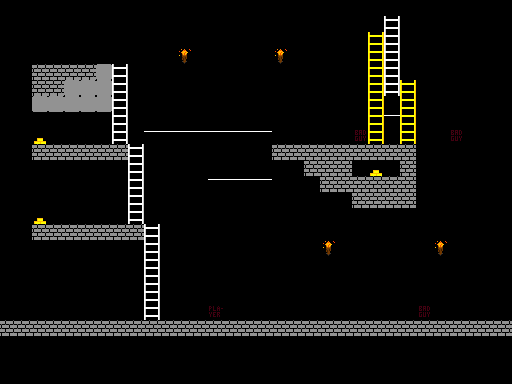

Below is a game level as drawn by its tile map, then a one-line description and the .tmx that defines it (tile-layer data replaced by summaries):
An orthogonal 32x24 tile map with 16x16 px tiles, 1 tile layer (lvl_test), 1 hidden layer not drawn.

<map version="1.0" orientation="orthogonal" width="32" height="24" tilewidth="16" tileheight="16">
 <tileset firstgid="1" name="level" tilewidth="16" tileheight="16">
  <image source="../img/level.png" width="96" height="96" />
  <tile id="0">
   <properties>
    <property name="type" value="rope" />
   </properties>
  </tile>
  <tile id="1">
   <properties>
    <property name="type" value="ladder" />
   </properties>
  </tile>
  <tile id="2">
   <properties>
    <property name="type" value="exit" />
   </properties>
  </tile>
  <tile id="6">
   <properties>
    <property name="type" value="wall" />
   </properties>
  </tile>
  <tile id="7">
   <properties>
    <property name="type" value="wall" />
   </properties>
  </tile>
  <tile id="8">
   <properties>
    <property name="type" value="wall" />
   </properties>
  </tile>
  <tile id="12">
   <properties>
    <property name="type" value="bedrock" />
   </properties>
  </tile>
  <tile id="13">
   <properties>
    <property name="type" value="bedrock" />
   </properties>
  </tile>
  <tile id="14">
   <properties>
    <property name="type" value="bedrock" />
   </properties>
  </tile>
  <tile id="27">
   <properties>
    <property name="hidden" value="true" />
    <property name="type" value="player" />
   </properties>
  </tile>
  <tile id="28">
   <properties>
    <property name="type" value="gold" />
   </properties>
  </tile>
  <tile id="33">
   <properties>
    <property name="hidden" value="true" />
    <property name="type" value="guard" />
   </properties>
  </tile>
  <tile id="34">
   <properties>
    <property name="hidden" value="true" />
    <property name="type" value="torch" />
   </properties>
  </tile>
 </tileset>
 <layer name="lvl_1" width="32" height="24" visible="0">
  <data>[768 cells, 87 non-empty, 7 distinct tile ids]</data>
 </layer>
 <layer name="lvl_test" width="32" height="24">
  <data>[768 cells, 139 non-empty, 9 distinct tile ids]</data>
 </layer>
</map>